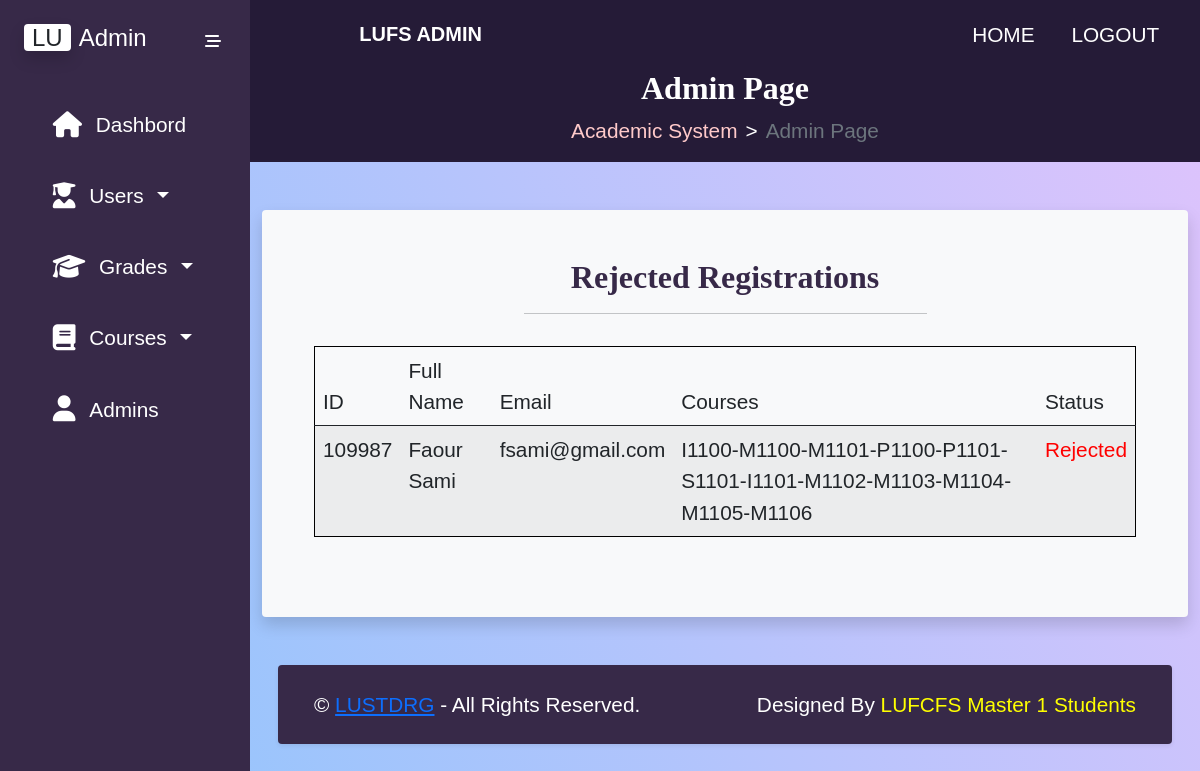
The app's page /admin-page-student-request-rejester.php?status=1 (signed in), older data.
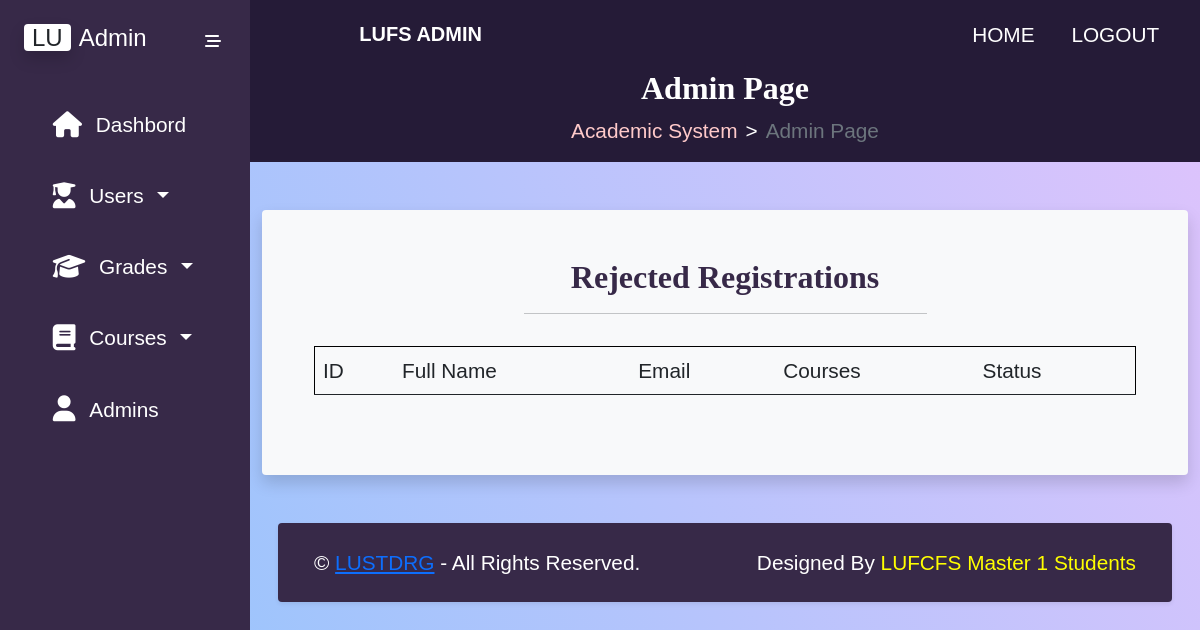
The same page, newer data.
### tables this page shows
CREATE TABLE `students` (
  `Id` int(11) NOT NULL,
  `StudentId` varchar(10) NOT NULL,
  `Fname` varchar(20) NOT NULL,
  `Lname` varchar(20) NOT NULL,
  `Email` varchar(30) NOT NULL,
  `Password` varchar(255) NOT NULL,
  `Image` longblob DEFAULT NULL,
  `Major` int(11) NOT NULL,
  `Year` int(11) NOT NULL,
  `EnrollmentDate` varchar(20) NOT NULL
);

CREATE TABLE `coursesregistration` (
  `StudentId` varchar(10) NOT NULL,
  `Courses` text NOT NULL,
  `StudentMessage` mediumtext DEFAULT NULL,
  `AdminMessage` mediumtext DEFAULT NULL,
  `Status` int(11) NOT NULL
);

### classes/student_dal.php (called while the page is built, shortened)
<?php
    class Student_DAL extends DAL {
        public function getStudentsRequestsRejestrationAsStatus($status){
            $conn = $this->getConnection();
            $status= mysqli_real_escape_string( $conn, $status);
            $sql="SELECT
            students.StudentId,
            students.Fname,
            students.Lname,
            students.Email,
            coursesregistration.Courses,
            coursesregistration.StudentMessage,
            coursesregistration.Status
        FROM
            students
        INNER JOIN coursesregistration ON coursesregistration.StudentId = students.StudentId
        WHERE
            coursesregistration.Status = $status";
            return $this -> getData($sql);
        }
    }
?>

### classes/dal.php (called while the page is built, shortened)
<?php
    class DAL{
        private $servername = "localhost";
        private $username = "root";
        private $password = "";
        private $dbname = "FacultyOfScience";
        public function getConnection(){
            return new mysqli($this->servername, $this->username, $this->password, $this->dbname);
        }
        public function getData($sql) {
            $conn = $this->getConnection();
            $result = $conn->query($sql);
            if ( $result ) {
                $array = $result->fetch_all( MYSQLI_ASSOC );
                return $array;
            } else {
                echo mysqli_error( $conn );
            }
        }
    }
?>

### admin-page-student-request-rejester.php (the view, shortened to what this page needs)
<!DOCTYPE html>
<html lang="en">
<head>
    <?php
      require("templates/admin-header.php");
    ?>
</head>
<body>
<?php
   require("classes/dal.php");
   require("classes/student_dal.php");
   $student_dal=new Student_DAL();
   $status=0;
   if($_GET){
    if(isset($_GET['status'])){
        $status=(int)$_GET['status'];
    }
    else {
        exit;
    }
   }
   $request_students=$student_dal->getStudentsRequestsRejestrationAsStatus($status);
  ?>
<div class="main-container d-flex">
        <?php
           require("templates/admin-sidebar.php");
         ?>
        <div class="content openSide">
            <?php
               require("templates/admin-navbar.php");
             ?>
            <?php
               require("templates/admin-breadcrumb.php");
             ?>
            <div class="container-fluid">
            <section id="student_register_courses_request_section">
            <div class="container mt-5 bg-light rounded shadow p-5 mb-5 mx-sm-3 mx-lg-auto">
                <div class="row d-flex justify-content-center">
                    <div class="col-sm-12 col-md-10 col-lg-6">
                        <h2 class="page-title">
                            <?php
                             if($status==0){
                                echo "Students Request To Register Courses";
                             }
                             else if($status==1){
                                echo "Rejected Registrations";
                             }
                             else if($status==2){
                                echo "Accepted Registration";
                             }
                            ?>
                        </h2>
                        <hr>
                    </div>
                </div>
                <div class="row">
                    <div class="col-12 overflow-auto p-3">
                        <table class="table table-striped" id="student_register_courses_request_table">
                            <thead>
                                <tr>
                                    <td>ID</td>
                                    <td>Full Name</td>
                                    <td>Email</td>
                                    <td>Courses</td>
                                    <?php if($status==0){ ?>
                                    <td>Student Message</td>
                                    <td>Actions</td>
                                    <?php
                                     } else { ?>
                                        <td>Status</td>
                                    <?php }
                                         ?>
                                </tr>
                            </thead>
                            <tbody>
                                <?php
                                 foreach($request_students as $v){
                                ?>
                                <tr>
                                    <td><?php echo $v['StudentId']; ?></td>
                                    <td><?php echo $v['Fname'].' '.$v['Lname'] ?></td>
                                    <td><?php echo $v['Email'] ?></td>
                                    <td><?php echo $v['Courses'] ?></td>
                                    <?php if($status==0){ ?>
                                    <td><?php echo $v['StudentMessage']; ?></td>
                                    <td class="">
                                        <div class="btn-group">
                                            <button class="btn btn-outline-success accept-student-registration-btn"><i
                                                    class="fa-solid fa-check fa-lg mx-2 mt-2 rounded"></i>Accept</button>
                                            <button class="btn btn-outline-danger reject-student-registration-btn"><i
                                                    class="fa-solid fa-x fa-lg mx-2 mt-2 rounded"></i>Reject</button>
                                            <button class="btn btn-outline-primary manage-student-registration-btn"><i
                                                    class="fa-solid fa-list-check fa-lg mx-2 mt-2 rounded"></i>Manage
                                                Registration</button>
                                        </div>
                                    </td>
                                    <?php } else if($status==2) { ?>
                                        <td style="color:green;">Accepted</td>
                                    <?php } else if($status==1) {
                                        ?>
                                        <td style="color:red;">Rejected</td>
                                    <?php
                                    }  ?>
                                </tr>
                                <?php } ?>
                            </tbody>
                        </table>
                    </div>
                </div>
            </div>
        </section>
                <?php
                  require("templates/admin-footer.php");
                ?>
            </div>
        </div>
    </div>
</body>
</html>

### templates/admin-header.php (shortened to what this page needs)
<link rel="stylesheet" href="css/bootstrap.css">
<link rel="stylesheet" href="css/datatable.css">
<link rel="stylesheet" href="FontAwesome/css/all.min.css">
<link rel="stylesheet" href="css/admin-page-style.css">

### templates/admin-sidebar.php (shortened to what this page needs)
<div class="slidebar sticky-top openSide" id="slide_nav">
    <div class="header-box px-4 py-4 d-flex
                    justify-content-between mb-3">
        <h1 class="fs-4"><span class="bg-white text-dark rounded
                            shadow px-2 me-2">LU</span><span class="text-white">Admin</span></h1>
        <button class="btn close-btn px-1 py-0
                        text-white"><i class="fa-solid fa-stream"></i></button>
    </div>
    <ul class="list-unstyled px-3">
        <li class="mb-4"><a href="admin-page.php" class="text-decoration-none px-3 py-2 d-block dashbord"><i
                    class="fa-solid fa-home fa-lg"></i> <span class="mx-2">Dashbord</span></a></li>
        <li class="nav-item dropdown mb-4 w-100 request-users"><a href="#" class="nav-link dropdown-toggle text-decoration-none
                                    px-3 py-2 d-block request-users" data-bs-toggle="collapse" data-bs-target="#accounts-collapse"
                aria-expanded="false"><i class="fa fa-solid fa-user-graduate fa-lg"></i>
                <span class="mx-2">Users</span></a>
        </li>
        <li class="nav-item dropdown mb-4 w-100 grades"><a href="#" class="nav-link dropdown-toggle text-decoration-none
                                    px-3 py-2 d-block grades" data-bs-toggle="collapse" data-bs-target="#grades-collapse"
                aria-expanded="false"> <i class="fa fa-solid fa-graduation-cap fa-lg"></i>
                <span class="mx-2">Grades</span></a>
        </li>
        <li class="nav-item dropdown mb-4 w-100 students"><a href="#" class="nav-link dropdown-toggle text-decoration-none
                                    px-3 py-2 d-block students" data-bs-toggle="collapse" data-bs-target="#students-collapse"
                aria-expanded="false"><i class="fa fa-solid fa-book fa-lg"></i>
                <span class="mx-2">Courses</span></a>
        </li>
        <li class="mb-4"><a href="admin-page-show-admins.php" class="text-decoration-none
                            px-3 py-2 d-block admins"> <i class="fa-solid fa-user fa-lg"></i></i>
                <span class="mx-2">Admins</span></a></li>
    </ul>
</div>

### templates/admin-navbar.php (shortened to what this page needs)
<nav class="navbar navbar-expand-lg navbar-light sticky-top">
    <div class="container-fluid">
        <ul class="nav justify-content-start">
            <div class="d-flex justify-content-between">
            </div>
        </ul>
        <a class="navbar-brand" href="#">
            <span class="navbar-title">LUFS ADMIN</span>
        </a>
        <div class="collapse navbar-collapse justify-content-end ms-auto" id="navbarNavCollapse">
            <ul class="navbar-nav navbarItems">
                <li class="nav-item">
                    <a class="nav-link active" aria-current="page" href="index.php">HOME</a>
                </li>
                <li class="nav-item">
                    <a class="nav-link" href="logout.php">LOGOUT</a>
                </li>
            </ul>
        </div>
    </div>
</nav>

### templates/admin-breadcrumb.php
<div class="row" id="breadcrumb_navbar">
    <div class="col-12">
        <div class="row">
            <div class="col-12">
                <h2 class="page-title text-white">Admin Page</h2>
            </div>
        </div>
        <div class="row">
            <div class="col-12 d-flex justify-content-center">
                <nav style="--bs-breadcrumb-divider: '>';" aria-label="breadcrumb">
                    <ol class="breadcrumb">
                        <li class="breadcrumb-item"><a href="#">Academic System</a></li>
                        <li class="breadcrumb-item active" aria-current="page">Admin Page</li>
                    </ol>
                </nav>
            </div>
        </div>
    </div>
</div>

### templates/admin-footer.php
<div class="row shadow-sm body-content p-4 m-3 rounded footer">
    <div class="col-12 col-sm-6 text-center text-sm-start">
        &copy; <a href="#">LUSTDRG</a> - All Rights
        Reserved.
    </div>
    <div class="col-12 col-sm-6 text-center text-sm-end">
        Designed By <span style="color: yellow;">LUFCFS Master 1 Students</span><a href="#"></a>
    </div>
</div>

### css/datatable.css (style rules this page uses)
:root { --dt-row-selected: 13, 110, 253; --dt-row-selected-text: 255, 255, 255; --dt-row-selected-link: 9, 10, 11 }

### css/admin-page-style.css (style rules this page uses)
:root { --darker-color: rgb(37,27,55); --dark-color: rgb(55,41,72); --light-color: rgb(255,202,202); --lighter-color: rgb(255,236,239); --yellow-color: rgb(255, 217, 61); --green-color: rgb(224, 255, 19); --departments-cards: #ECF2FF; --font-family: 'Poppins',sans-serif; --font-size: 1.3rem; --bg-gradient: linear-gradient(62deg, #8EC5FC 0%, #E0C3FC 100%); --font-family: 'Poppins',sans-serif; --font-size: 1.3rem; }
body { min-height: 100vh; background: var(--bg-gradient); font-family: var(--font-family); font-size: var(--font-size); }
.navbar { background-color: var(--darker-color) !important; z-index: 3 !important; padding: 0.5em 1em !important; color: white !important; }
.navbar-brand .navbar-title { text-decoration: none; margin-left: 1rem; font-weight: 600; white-space: nowrap; color: white; }
#navbarNavCollapse { transition: all 0.5s !important; }
.navbarItems .nav-item .nav-link,.slidebar ul li a { color:white !important; margin-left: 1em !important; transition: all 0.5s ease-in !important; }
#breadcrumb_navbar { background-color: var(--darker-color) !important; color: white !important; margin-top: 0px; margin-right: 0px; margin-left: 0px; transition: all 0.7s; }
.breadcrumb-item a { text-decoration: none !important; color: var(--light-color) !important; transition: all 0.5s; }
.breadcrumb-item::before { color: white !important; }
.page-title { font-family: 'Courgette' !important; font-weight: 600; color: var(--dark-color); text-align: center; }
table { border: 1px solid black !important; }
#slide_nav { position: fixed !important; top: 0; left: 0; bottom: 0; width: 250px; height: 100vh; overflow-y: auto; background: var(--dark-color); min-width: 250px; max-width: 250px; transition: all 0.5s; z-index: 11; }
.content { min-height: 100vh; width: 100%; transition: all 0.7s; }
@media (min-width: 767px) { .content.openSide { margin-left: 250px; width: calc(100% - 250px); } }
@media (min-width: 767px) { #slide_nav.openSide { margin-left: 0; } }
.footer { background-color: var(--dark-color) !important; color: white !important; }

Row changes from the older to the newer data that the page shows:
removed students: StudentId "109987", Fname "Faour", Lname "Sami", Email "fsami@gmail.com", StudentId.Courses "I1100-M1100-M1101-P1100-P1101-S1101-I1101-M1102-M1103-M1104-M1105-M1106"
